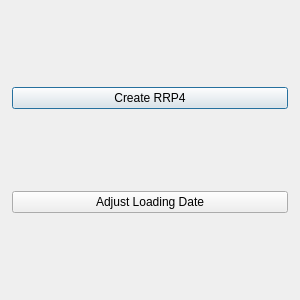
<?xml version="1.0" encoding="UTF-8"?>
<ui version="4.0">
 <class>Dialog</class>
 <widget class="QDialog" name="Dialog">
  <property name="enabled">
   <bool>true</bool>
  </property>
  <property name="geometry">
   <rect>
    <x>0</x>
    <y>0</y>
    <width>300</width>
    <height>300</height>
   </rect>
  </property>
  <property name="sizePolicy">
   <sizepolicy hsizetype="Preferred" vsizetype="Preferred">
    <horstretch>0</horstretch>
    <verstretch>0</verstretch>
   </sizepolicy>
  </property>
  <property name="minimumSize">
   <size>
    <width>300</width>
    <height>300</height>
   </size>
  </property>
  <property name="maximumSize">
   <size>
    <width>300</width>
    <height>300</height>
   </size>
  </property>
  <property name="windowTitle">
   <string>Planning SAP scripting</string>
  </property>
  <property name="sizeGripEnabled">
   <bool>false</bool>
  </property>
  <layout class="QGridLayout" name="gridLayout">
   <property name="sizeConstraint">
    <enum>QLayout::SetDefaultConstraint</enum>
   </property>
   <property name="leftMargin">
    <number>12</number>
   </property>
   <property name="rightMargin">
    <number>12</number>
   </property>
   <item row="0" column="0">
    <widget class="QPushButton" name="btn_PID">
     <property name="text">
      <string>Create RRP4</string>
     </property>
     <property name="default">
      <bool>false</bool>
     </property>
     <property name="flat">
      <bool>false</bool>
     </property>
    </widget>
   </item>
   <item row="1" column="0">
    <widget class="QPushButton" name="btn_PID_2">
     <property name="text">
      <string>Adjust Loading Date</string>
     </property>
     <property name="default">
      <bool>false</bool>
     </property>
     <property name="flat">
      <bool>false</bool>
     </property>
    </widget>
   </item>
  </layout>
 </widget>
 <resources/>
 <connections/>
</ui>
